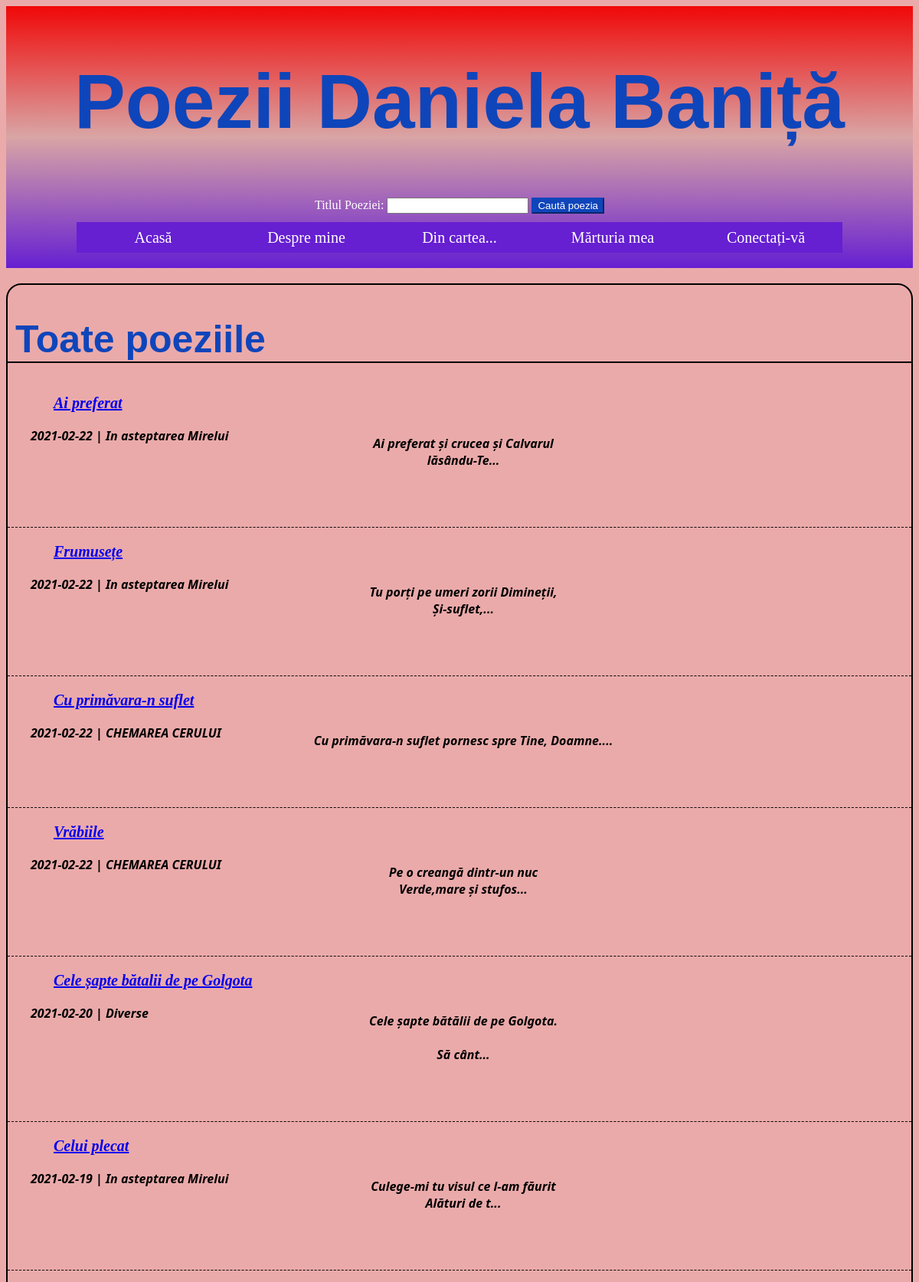
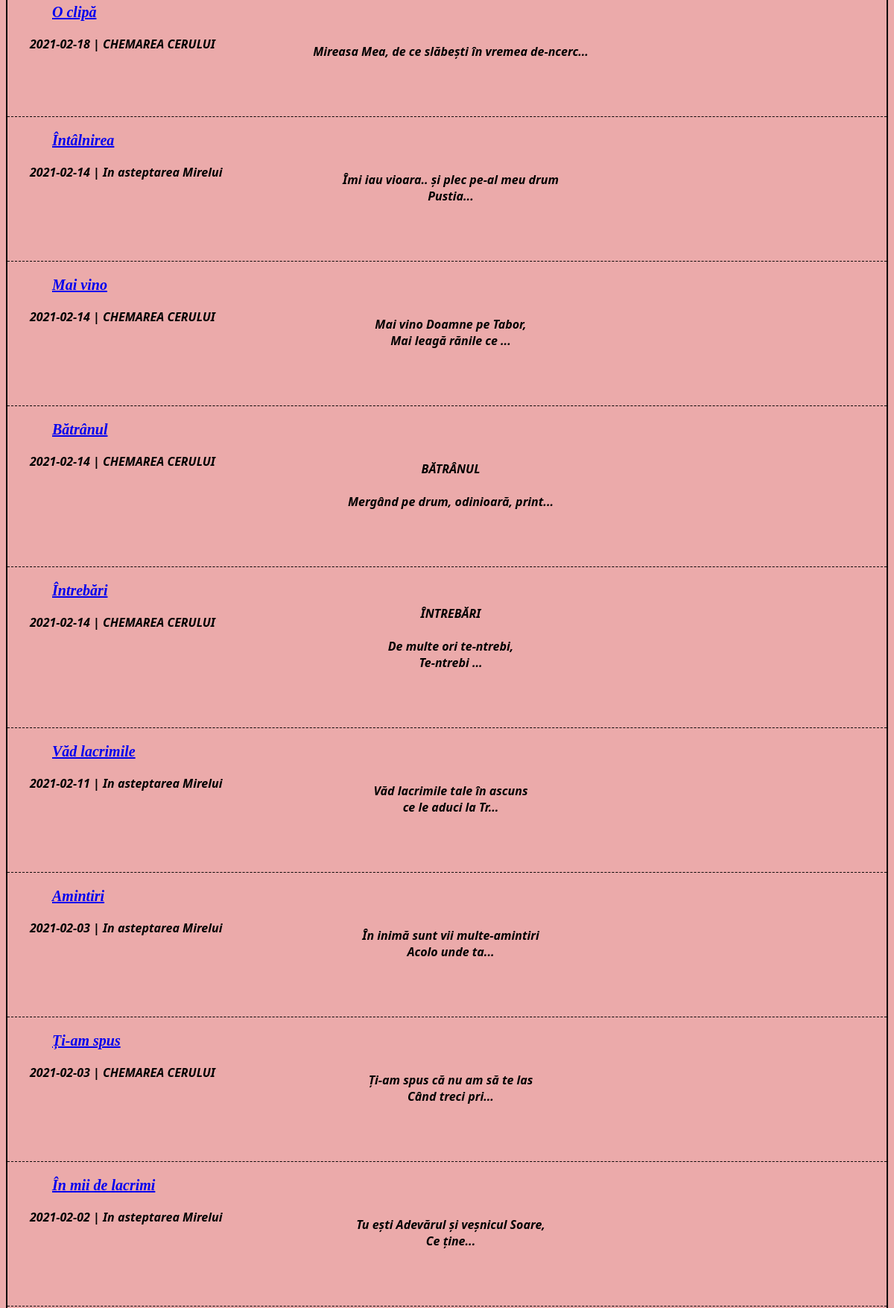
The page / (upper part) on the database its author committed (2 pictures, top to bottom).
### tables this page shows
CREATE TABLE IF NOT EXISTS `poezie` (
  `id` int(11) NOT NULL AUTO_INCREMENT,
  `titlu` varchar(255) NOT NULL,
  `idCarte` int(11) NOT NULL,
  `poza` varchar(255) DEFAULT NULL,
  `continut` longtext,
  `dataAdaugare` date DEFAULT NULL,
  PRIMARY KEY (`id`,`idCarte`) USING BTREE
);

CREATE TABLE IF NOT EXISTS `carte` (
  `id` int(11) NOT NULL AUTO_INCREMENT,
  `titlu` varchar(255) NOT NULL,
  `poza` varchar(255) NOT NULL,
  PRIMARY KEY (`id`)
);

### assets/includes/gestorBD.php (called while the page is built, shortened)
<?php
    function getAllPoems($conexion)
    {
        $sql = "select * from poezie order by dataAdaugare desc";
        $poezii = mysqli_query($conexion, $sql);
        $result = array();
        if($poezii && mysqli_num_rows($poezii) > 0){
            $result = $poezii;
        }
        return $result;
    }
    function collectionName($conexion, $idCollection)
    {
        $sql = "select titlu from carte where id = $idCollection";
        $nume = mysqli_query($conexion, $sql);
        $result = '';
        if(!empty($nume))
        {
            $result = $nume;
        }
        return $result;
    }
?>

### index.php (the view)
<?php require_once 'assets/includes/cabecera.php'; ?>
                    <div>
                        <h1>Toate poeziile</h1>
                        <?php
                            $poezii = getAllPoems($db);
                            if(!empty($poezii)):
                                while($poezie = mysqli_fetch_assoc($poezii)):
                                    $nume = collectionName($db, $poezie['idCarte']);
                                    $num = mysqli_fetch_assoc($nume);
                        ?>
                            <article>
                                <p id="titlu"><a href="poem.php?id=<?= $poezie['id'] ?>"><?= $poezie['titlu'] ?></a></p>
                                <p id="detalii"> <?= $poezie['dataAdaugare'] ?> | <?= $num['titlu'] ?> </p>
                                <p id="parte"><?= substr($poezie['continut'], 0, 50).'...' ?></p>
                            </article>
                        <?php
                                endwhile;
                            endif;
                        ?>
                    </div>
<?php
    require_once 'assets/includes/pie.php';
?>

### assets/css/style.css (style rules this page uses)
body { background-color: #EBAAAA; }
#principal h1 { font-size: 50px; letter-spacing: 1.3; font-family: Impact, Haettenschweiler, 'Arial Narrow Bold', sans-serif; color: #0F45BA; padding-left: 10px; border-bottom: 2px solid black; }
article { border-bottom: 1px dashed black; padding-left: 10px; }
article #titlu { margin-left: 50px; font-family: Georgia, 'Times New Roman', Times, serif; font-size: 20px; }
article #detalii { padding-bottom: 10px; position: relative; left: 20px; }
article #parte { text-align: center; position: relative; bottom: 60px; }
div p { white-space: pre-line; font-weight: 700; font-family: 'Segoe UI', Tahoma, Geneva, Verdana, sans-serif; font-style: oblique; }

### assets/css/responsive.css (style rules this page uses)
body { background-color: red; }

### rows shown on the page
poezie: titlu "Ai preferat", dataAdaugare "2021-02-22", idCarte.titlu "In asteptarea Mirelui", continut "Ai preferat și crucea și Calvarul lăsându-Te"
poezie: titlu "Frumusețe", dataAdaugare "2021-02-22", idCarte.titlu "In asteptarea Mirelui", continut "Tu porți pe umeri zorii Dimineții, Și-suflet,"
poezie: titlu "Cu primăvara-n suflet", dataAdaugare "2021-02-22", idCarte.titlu "CHEMAREA CERULUI", continut "Cu primăvara-n suflet pornesc spre Tine, Doamne."
poezie: titlu "Vrăbiile", dataAdaugare "2021-02-22", idCarte.titlu "CHEMAREA CERULUI", continut "Pe o creangă dintr-un nuc Verde,mare și stufos"
poezie: titlu "Cele șapte bătalii de pe Golgota", dataAdaugare "2021-02-20", idCarte.titlu "Diverse", continut "Cele șapte bătălii de pe Golgota. Să cânt"
poezie: titlu "Celui plecat", dataAdaugare "2021-02-19", idCarte.titlu "In asteptarea Mirelui", continut "Culege-mi tu visul ce l-am făurit Alături de t"
poezie: titlu "O clipă", dataAdaugare "2021-02-18", idCarte.titlu "CHEMAREA CERULUI", continut "Mireasa Mea, de ce slăbești în vremea de-ncerc"
poezie: titlu "Întâlnirea", dataAdaugare "2021-02-14", idCarte.titlu "In asteptarea Mirelui", continut "Îmi iau vioara.. şi plec pe-al meu drum Pustia"
poezie: titlu "Mai vino", dataAdaugare "2021-02-14", idCarte.titlu "CHEMAREA CERULUI", continut "Mai vino Doamne pe Tabor, Mai leagă rănile ce"
poezie: titlu "Bătrânul", dataAdaugare "2021-02-14", idCarte.titlu "CHEMAREA CERULUI", continut "BĂTRÂNUL Mergând pe drum, odinioară, print"
poezie: titlu "Întrebări", dataAdaugare "2021-02-14", idCarte.titlu "CHEMAREA CERULUI", continut "ÎNTREBĂRI De multe ori te-ntrebi, Te-ntrebi"
poezie: titlu "Văd lacrimile", dataAdaugare "2021-02-11", idCarte.titlu "In asteptarea Mirelui", continut "Văd lacrimile tale în ascuns ce le aduci la Tr"
poezie: titlu "Amintiri", dataAdaugare "2021-02-03", idCarte.titlu "In asteptarea Mirelui", continut "În inimă sunt vii multe-amintiri Acolo unde ta"
poezie: titlu "Ți-am spus", dataAdaugare "2021-02-03", idCarte.titlu "CHEMAREA CERULUI", continut "Ţi-am spus că nu am să te las Când treci pri"
poezie: titlu "În mii de lacrimi", dataAdaugare "2021-02-02", idCarte.titlu "In asteptarea Mirelui", continut "Tu ești Adevărul și veșnicul Soare, Ce ține"
